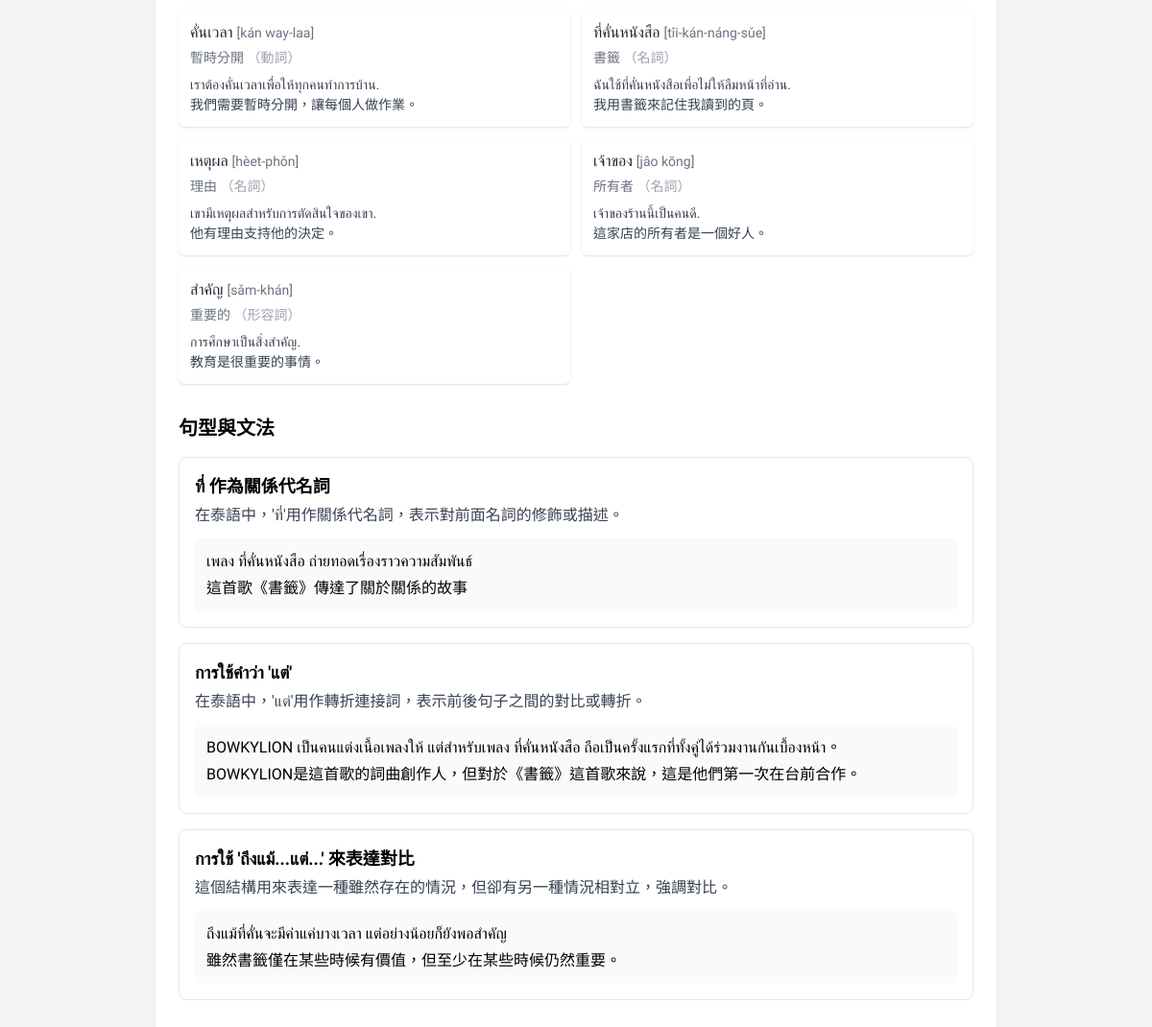
The app's page /article/41 (lower part), older data.
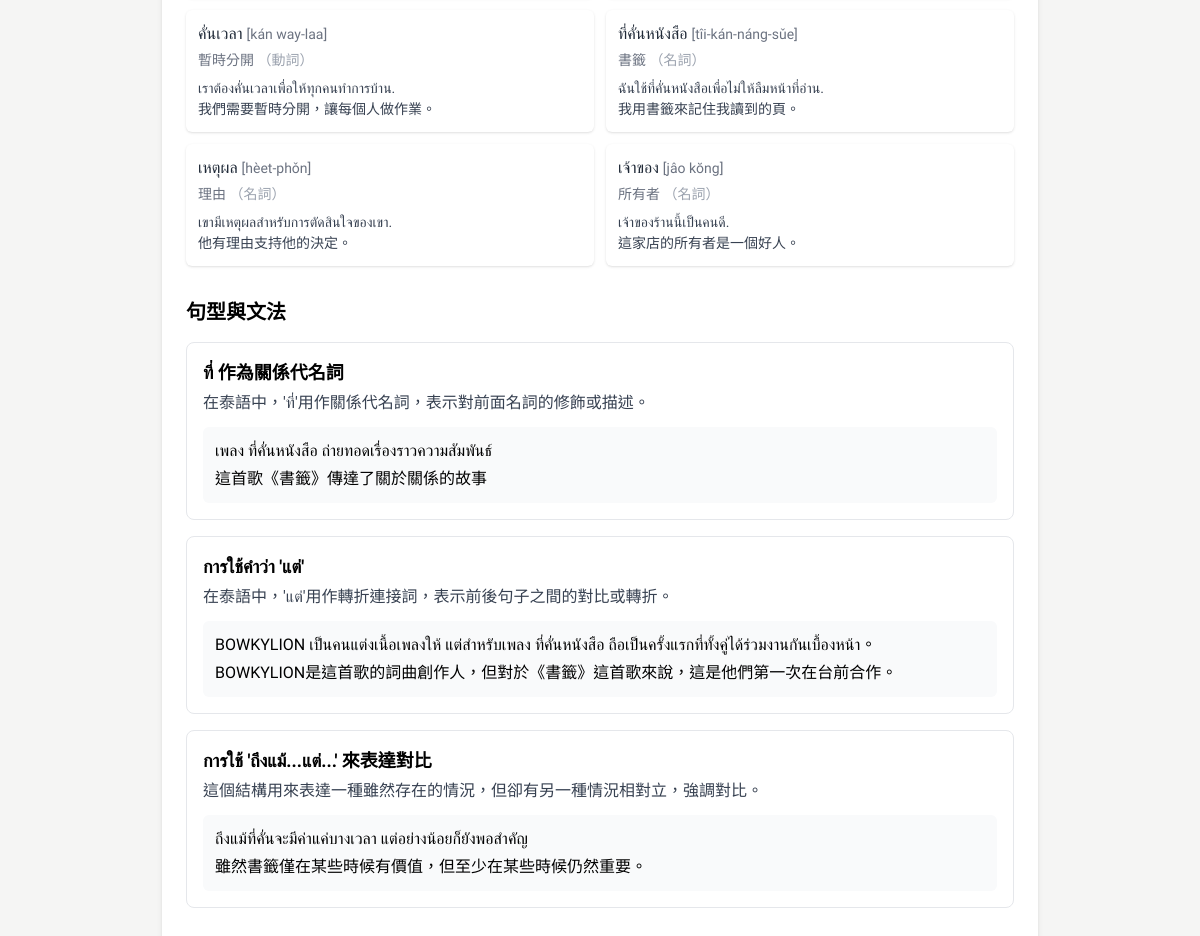
The same page, newer data.
### tables this page shows
CREATE TABLE Word (
            id INTEGER PRIMARY KEY AUTOINCREMENT,
            thai TEXT,
            chinese TEXT,
            type TEXT,
            pronunciation TEXT,
            articleId INTEGER,
            createdAt TEXT,
            updatedAt TEXT
        );

CREATE TABLE WordExample (
    id INTEGER PRIMARY KEY AUTOINCREMENT,
    thai TEXT NOT NULL,
    chinese TEXT NOT NULL,
    wordId INTEGER NOT NULL,
    createdAt TEXT NOT NULL,
    updatedAt TEXT NOT NULL, articleId INTEGER REFERENCES Article(id),
    FOREIGN KEY (wordId) REFERENCES Word(id)
);

### app_sqlite.py (the view)
@app.route('/article/<int:article_id>')
def article_detail(article_id):
    import re
    def highlight_words_in_content(content, words):
        def replacer(match):
            word = match.group(0)
            return f'<span class="inline-word" data-word="{word}">{word}</span>'
        for word in words:
            thai = re.escape(word["thai"])
            pattern = re.compile(rf'(?<![>\w])({thai})(?![^<]*?>)')
            content = pattern.sub(replacer, content)
        return content
    conn = get_db_connection()
    article = conn.execute('SELECT * FROM Article WHERE id = ?', (article_id,)).fetchone()
    words = conn.execute('''
        SELECT Word.* FROM Word
        JOIN WordArticle ON Word.id = WordArticle.wordId
        WHERE WordArticle.articleId = ?
    ''', (article_id,)).fetchall()
    words = [dict(row) for row in words]
    for word in words:
        example = conn.execute('''
            SELECT thai, chinese FROM WordExample
            WHERE wordId = ? AND articleId = ?
            ORDER BY createdAt DESC LIMIT 1
        ''', (word['id'], article_id)).fetchone()
        if example:
            word['example_thai'] = example['thai']
            word['example_chinese'] = example['chinese']
        else:
            word['example_thai'] = ''
            word['example_chinese'] = ''
    grammar_points = conn.execute(
        '''
        SELECT GrammarPoint.*
        FROM GrammarPoint
        JOIN GrammarArticle ON GrammarPoint.id = GrammarArticle.grammarPointId
        WHERE GrammarArticle.articleId = ?
        ''', (article_id,)
    ).fetchall()
    grammars = []
    for gp in grammar_points:
        examples = conn.execute(
            'SELECT * FROM GrammarExample WHERE grammarPointId = ?', (gp['id'],)
        ).fetchall()
        grammars.append({
            'id': gp['id'],
            'title': gp['title'],
            'explanation': gp['explanation'],
            'examples': examples
        })
    conn.close()
    if article and article['status'] == 'published':
        article = dict(article)
        article['content'] = highlight_words_in_content(article['content'], words)
        return render_template(
            'article_detail_adjust_ver2.html',
            article=article,
            words=words,
            grammars=grammars
        )
    else:
        return "文章不存在", 404

### app_sqlite.py (called while the page is built)
def get_db_connection():
    base_path = os.path.dirname(os.path.abspath(__file__))
    db_path = os.path.join(base_path, 'data.db')
    conn = sqlite3.connect(db_path)  # SQLite 檔名
    conn.row_factory = sqlite3.Row     # 讓取出的資料像字典一樣操作
    return conn

### templates/article_detail_adjust_ver2.html (shortened to what this page needs)
{% extends "base.html" %}
{% block content %}
  <div class="flex justify-center px-4 py-8 gap-4">
    <div class="w-full md:w-3/4">
      <div class="max-w-4xl mx-auto bg-white rounded-lg shadow-md overflow-hidden">
      <div class="p-6">
        <div class="mb-8">
          {% if words %}
            <div class="grid gap-3 grid-cols-1 md:grid-cols-2">
              {% for word in words %}
              <a href="/word/{{ word.id }}" class="block bg-white rounded-md shadow p-3 hover:shadow-lg transition-shadow duration-200">
                <div class="text-base font-medium text-gray-800">
                  <span class="thai-text">{{ word.thai }}</span> <span class="text-sm text-gray-500 font-normal">[{{ word.pronunciation }}]</span>
                </div>
                <div class="text-sm text-gray-500 mt-1">{{ word.chinese }} <span class="text-sm text-gray-400">（{{ word.type }}）</span></div>
                <div class="mt-2 text-sm text-gray-700 leading-normal">
                  <div class="thai-text">{{ word.example_thai }}</div>
                  <div>{{ word.example_chinese }}</div>
                </div>
              </a>
              {% endfor %}
            </div>
          {% else %}
            <div class="bg-gray-50 rounded-lg p-4 text-gray-500">
              尚無單字資料。
            </div>
          {% endif %}
        </div>
        <div class="mb-8">
          <h2 class="text-xl font-semibold mb-4">句型與文法</h2>
          {% if grammars %}
            <div class="space-y-4">
              {% for grammar in grammars %}
                <a href="/grammar/{{ grammar.id }}" class="block bg-white border border-gray-200 rounded-lg p-4 hover:shadow-md transition-shadow duration-200">
                  <h3 class="text-lg font-semibold mb-1">{{ grammar.title }}</h3>
                  <p class="text-gray-700 mb-3">{{ grammar.explanation }}</p>
                  {% if grammar.examples %}
                    <div class="space-y-2">
                      {% for ex in grammar.examples %}
                        <div class="bg-gray-50 p-3 rounded-md">
                          <p class="thai-text mb-1">{{ ex.thai }}</p>
                          <p>{{ ex.chinese }}</p>
                        </div>
                      {% endfor %}
                    </div>
                  {% endif %}
                </a>
              {% endfor %}
            </div>
          {% else %}
            <div class="bg-gray-50 rounded-lg p-4 text-gray-500">
              尚無文法資料。
            </div>
          {% endif %}
        </div>
      </div>
      </div>
    </div>
  </div>
{% endblock %}

Row changes from the older to the newer data that the page shows:
removed Word: thai "สำคัญ", pronunciation "sǎm-khán", chinese "重要的", type "形容詞"
no longer on this page (row unchanged): WordExample: example_thai "การศึกษาเป็นสิ่งสำคัญ.", example_chinese "教育是很重要的事情。"
